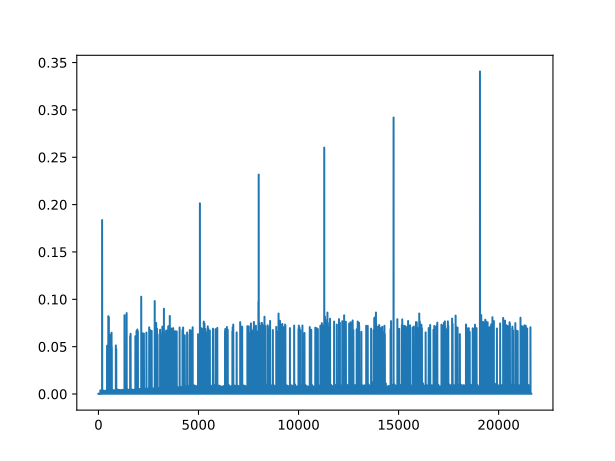

This chart was generated by the following Python code:
import jax
import time

from adaptive_latents import StreamingKalmanFilter, ArrayWithTime, Pipeline, StimRegressor, Bubblewrap, proSVD, CenteringTransformer, VJF, KernelSmoother
from adaptive_latents.regressions import BaseKernelRegressor
import numpy as np
from adaptive_latents.stim_designer import StimDesigner

def make_times(input_array, rng):
    decay_rate = .8
    stim_magnitude = 10
    max_l0_norm = 30
    n_identity_prior = 10
    initial_nostim_period = 5
    stim_reg_maxlen = 500
    centerer_init_size = 0


    smoothing_tau = .16 # TODO: I think this isn't in the one figure?
    stim_rate = 1 / 2
    prosvd_k = 10
    true_S = 'identity'
    stim_direction_type = 'first'



    stim_time_rng, other_rng = rng.spawn(2)
    sr = StimRegressor(
        autoreg=StreamingKalmanFilter(steps_between_refits=50), # TODO: optimize
        stim_reg=BaseKernelRegressor(length_scale=0.04, maxlen=stim_reg_maxlen),
        stim_designer=StimDesigner(max_l0_norm=max_l0_norm, rng_seed=other_rng.integers(2 ** 32), should_log=False),
        log_level=0,
        check_dt=True,
        attempt_correction=True,
        heed_stimuli=True,
        stim_delay=0,
    )

    centerer = CenteringTransformer(init_size=centerer_init_size, nan_when_uninitialized=True)
    smoother = KernelSmoother(tau=smoothing_tau/input_array.dt)
    pro = proSVD(k=prosvd_k)


    times = []
    to_add = np.zeros(input_array.shape[1])
    for data in Pipeline().streaming_run_on(input_array):
        times.append(time.time())

        stim_decision = data.t > initial_nostim_period and stim_time_rng.random() < stim_rate * input_array.dt
        if stim_decision and pro.Q is not None:
            if stim_direction_type == 'first':
                desired_stim = np.zeros((pro.Q.shape[1], 1))
                desired_stim[0] = 1
            elif stim_direction_type == 'col':
                desired_stim = np.zeros((pro.Q.shape[1], 1))
                desired_stim[other_rng.choice(pro.Q.shape[1]), 0] = 1
            elif stim_direction_type == 'random':
                desired_stim = other_rng.normal(size=(pro.Q.shape[1], 1))
                desired_stim = desired_stim / np.linalg.norm(desired_stim)
            else:
                raise ValueError()


            if sr.stim_reg.n_observed > n_identity_prior:
                f = sr.stim_reg.make_jax_pred_f()
                def u_to_s_function(u):
                    return stim_magnitude * f(jax.numpy.hstack((sr.autoreg.predict(n_steps=0), u)))
            else:
                def u_to_s_function(u):
                    return stim_magnitude * pro.Q.T @ u

            designed_stim, _ = sr.stim_designer.design_stim(desired_stim, u_to_s_function=u_to_s_function, u_dimension=pro.Q.shape[0])
            instantaneous_stim = designed_stim * stim_magnitude
        else:
            instantaneous_stim = np.zeros(input_array.shape[1])



        if true_S == 'identity':
            transformed_instantaneous_stim = instantaneous_stim
        elif true_S == 'flip':
            if pro.Q is not None:
                in_space_comp = pro.Q.T @ instantaneous_stim
                out_of_space_comp = instantaneous_stim - pro.Q @ in_space_comp
                transformed_instantaneous_stim = pro.Q @ in_space_comp[::-1] + out_of_space_comp
            else:
                assert (instantaneous_stim == 0).all()
                transformed_instantaneous_stim = instantaneous_stim
        else:
            raise ValueError(true_S)

        to_add = to_add + transformed_instantaneous_stim
        data = data + to_add
        to_add = decay_rate * to_add
        data = centerer.partial_fit_transform(data, stream= 'X')
        data = smoother.partial_fit_transform(data, stream= 'X')
        data = pro.partial_fit_transform(data, stream='X')


        sr.partial_fit_transform(ArrayWithTime(instantaneous_stim, data.t), stream= 'stim')
        data = sr.partial_fit_transform(data, stream= 'X')

    return times



if __name__ == '__main__':
    from adaptive_latents import datasets
    d = datasets.Odoherty21Dataset()
    rng = np.random.default_rng(0)
    times = make_times(input_array=d.neural_data, rng=rng)
    np.save('times.npy', times)

    import matplotlib.pyplot as plt
    plt.plot(np.diff(times))
    plt.show()
